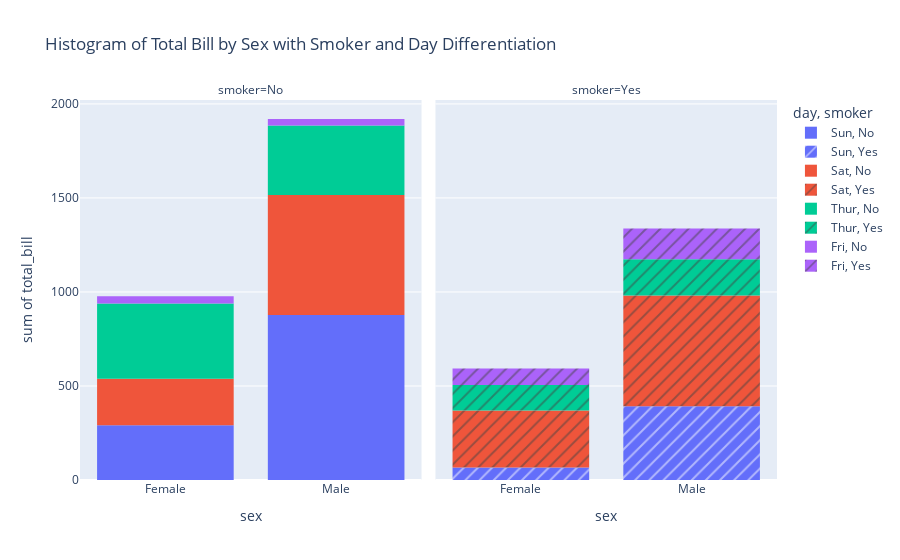

The code cell stored with this chart in its notebook:
### Code cell
import plotly.express as px

# Load the tips dataset from Plotly Express
tips_data = px.data.tips()

# Create a histogram using Plotly Express
fig = px.histogram(
    tips_data,
    x="sex",
    y="total_bill",
    color="day",
    facet_col="smoker",
    title="Histogram of Total Bill by Sex with Smoker and Day Differentiation",
    pattern_shape="smoker"
)

# Show the plot
fig.show()

### Figure 1 — Plotly figure (JSON) as saved in the notebook; plotly's stock layout.template omitted (floating-point values rounded to 4 significant figures)
{"data": [{"alignmentgroup": "True", "bingroup": "x", "histfunc": "sum", "hovertemplate": "day=Sun<br>smoker=No<br>sex=%{x}<br>sum of total_bill=%{y}<extra></extra>", "legendgroup": "Sun, No", "marker": {"color": "#636efa", "pattern": {"shape": ""}}, "name": "Sun, No", "offsetgroup": "Sun, No", "orientation": "v", "showlegend": true, "type": "histogram", "x": ["Female", "Male", "Male", "Male", "Female", "Male", "Male", "Male", "Male", "Male", "Male", "Female", "Male", "Male", "Female", "Male", "Female", "Male", "Female", "Male", "Male", "Male", "Male", "Male", "Male", "Male", "Male", "Male", "Male", "Female", "Female", "Male", "Male", "Male", "Male", "Male", "Female", "Female", "Male", "Male", "Male", "Male", "Male", "Male", "Female", "Male", "Female", "Female", "Male", "Male", "Male", "Female", "Male", "Male", "Male", "Male", "Male"], "xaxis": "x", "y": [16.99, 10.34, 21.01, 23.68, 24.59, 25.29, 8.77, 26.88, 15.04, 14.78, 10.27, 35.26, 15.42, 18.43, 14.83, 21.58, 10.33, 16.29, 16.97, 17.46, 13.94, 9.68, 30.4, 18.29, 22.23, 32.4, 28.55, 18.04, 12.54, 10.29, 34.81, 9.94, 25.56, 19.49, 38.07, 23.95, 25.71, 17.31, 29.93, 14.07, 13.13, 17.26, 24.55, 19.77, 29.85, 48.17, 25, 13.39, 16.49, 21.5, 12.66, 16.21, 13.81, 24.52, 20.76, 31.71, 20.69], "yaxis": "y"}, {"alignmentgroup": "True", "bingroup": "x", "histfunc": "sum", "hovertemplate": "day=Sun<br>smoker=Yes<br>sex=%{x}<br>sum of total_bill=%{y}<extra></extra>", "legendgroup": "Sun, Yes", "marker": {"color": "#636efa", "pattern": {"shape": "/"}}, "name": "Sun, Yes", "offsetgroup": "Sun, Yes", "orientation": "v", "showlegend": true, "type": "histogram", "x": ["Female", "Male", "Male", "Male", "Male", "Male", "Male", "Female", "Male", "Male", "Male", "Male", "Male", "Male", "Female", "Male", "Female", "Male", "Male"], "xaxis": "x2", "y": [17.51, 7.25, 31.85, 16.82, 32.9, 17.89, 14.48, 9.6, 34.63, 34.65, 23.33, 45.35, 23.17, 40.55, 20.9, 30.46, 18.15, 23.1, 15.69], "yaxis": "y2"}, {"alignmentgroup": "True", "bingroup": "x", "histfunc": "sum", "hovertemplate": "day=Sat<br>smoker=No<br>sex=%{x}<br>sum of total_bill=%{y}<extra></extra>", "legendgroup": "Sat, No", "marker": {"color": "#EF553B", "pattern": {"shape": ""}}, "name": "Sat, No", "offsetgroup": "Sat, No", "orientation": "v", "showlegend": true, "type": "histogram", "x": ["Male", "Male", "Female", "Female", "Male", "Male", "Male", "Male", "Male", "Male", "Female", "Male", "Male", "Female", "Female", "Male", "Male", "Male", "Female", "Male", "Male", "Male", "Female", "Male", "Male", "Male", "Female", "Male", "Male", "Female", "Female", "Male", "Female", "Male", "Male", "Female", "Male", "Male", "Male", "Male", "Male", "Male", "Female", "Male", "Male"], "xaxis": "x", "y": [20.65, 17.92, 20.29, 15.77, 39.42, 19.82, 17.81, 13.37, 12.69, 21.7, 19.65, 9.55, 18.35, 15.06, 20.69, 17.78, 24.06, 16.31, 16.93, 18.69, 31.27, 16.04, 26.41, 48.27, 17.59, 20.08, 16.45, 20.23, 12.02, 17.07, 14.73, 10.51, 20.92, 18.24, 14, 7.25, 48.33, 20.45, 13.28, 11.61, 10.77, 10.07, 35.83, 29.03, 17.82], "yaxis": "y"}, {"alignmentgroup": "True", "bingroup": "x", "histfunc": "sum", "hovertemplate": "day=Sat<br>smoker=Yes<br>sex=%{x}<br>sum of total_bill=%{y}<extra></extra>", "legendgroup": "Sat, Yes", "marker": {"color": "#EF553B", "pattern": {"shape": "/"}}, "name": "Sat, Yes", "offsetgroup": "Sat, Yes", "orientation": "v", "showlegend": true, "type": "histogram", "x": ["Male", "Male", "Male", "Male", "Male", "Male", "Female", "Male", "Female", "Female", "Male", "Female", "Female", "Male", "Male", "Male", "Female", "Female", "Female", "Male", "Male", "Male", "Male", "Male", "Female", "Male", "Male", "Female", "Female", "Female", "Male", "Male", "Male", "Female", "Female", "Male", "Male", "Male", "Male", "Male", "Female", "Male"], "xaxis": "x2", "y": [38.01, 11.24, 20.29, 13.81, 11.02, 18.29, 3.07, 15.01, 26.86, 25.28, 17.92, 44.3, 22.42, 15.36, 20.49, 25.21, 14.31, 10.59, 10.63, 50.81, 15.81, 26.59, 38.73, 24.27, 12.76, 30.06, 25.89, 13.27, 28.17, 12.9, 28.15, 11.59, 7.74, 30.14, 22.12, 24.01, 15.69, 15.53, 12.6, 32.83, 27.18, 22.67], "yaxis": "y2"}, {"alignmentgroup": "True", "bingroup": "x", "histfunc": "sum", "hovertemplate": "day=Thur<br>smoker=No<br>sex=%{x}<br>sum of total_bill=%{y}<extra></extra>", "legendgroup": "Thur, No", "marker": {"color": "#00cc96", "pattern": {"shape": ""}}, "name": "Thur, No", "offsetgroup": "Thur, No", "orientation": "v", "showlegend": true, "type": "histogram", "x": ["Male", "Male", "Male", "Male", "Female", "Male", "Female", "Male", "Male", "Male", "Male", "Female", "Female", "Female", "Male", "Female", "Male", "Male", "Female", "Female", "Male", "Female", "Female", "Male", "Male", "Female", "Female", "Female", "Female", "Female", "Female", "Female", "Female", "Female", "Male", "Male", "Female", "Female", "Female", "Female", "Female", "Male", "Male", "Male", "Female"], "xaxis": "x", "y": [27.2, 22.76, 17.29, 16.66, 10.07, 15.98, 34.83, 13.03, 18.28, 24.71, 21.16, 10.65, 12.43, 24.08, 11.69, 13.42, 14.26, 15.95, 12.48, 29.8, 8.52, 14.52, 11.38, 22.82, 19.08, 20.27, 11.17, 12.26, 18.26, 8.51, 10.33, 14.15, 13.16, 17.47, 34.3, 41.19, 27.05, 16.43, 8.35, 18.64, 11.87, 9.78, 7.51, 7.56, 18.78], "yaxis": "y"}, {"alignmentgroup": "True", "bingroup": "x", "histfunc": "sum", "hovertemplate": "day=Thur<br>smoker=Yes<br>sex=%{x}<br>sum of total_bill=%{y}<extra></extra>", "legendgroup": "Thur, Yes", "marker": {"color": "#00cc96", "pattern": {"shape": "/"}}, "name": "Thur, Yes", "offsetgroup": "Thur, Yes", "orientation": "v", "showlegend": true, "type": "histogram", "x": ["Male", "Male", "Male", "Female", "Male", "Male", "Male", "Male", "Female", "Female", "Male", "Male", "Female", "Female", "Female", "Male", "Female"], "xaxis": "x2", "y": [19.44, 32.68, 16, 19.81, 28.44, 15.48, 16.58, 10.34, 43.11, 13, 13.51, 18.71, 12.74, 13, 16.4, 20.53, 16.47], "yaxis": "y2"}, {"alignmentgroup": "True", "bingroup": "x", "histfunc": "sum", "hovertemplate": "day=Fri<br>smoker=No<br>sex=%{x}<br>sum of total_bill=%{y}<extra></extra>", "legendgroup": "Fri, No", "marker": {"color": "#ab63fa", "pattern": {"shape": ""}}, "name": "Fri, No", "offsetgroup": "Fri, No", "orientation": "v", "showlegend": true, "type": "histogram", "x": ["Male", "Female", "Male", "Female"], "xaxis": "x", "y": [22.49, 22.75, 12.46, 15.98], "yaxis": "y"}, {"alignmentgroup": "True", "bingroup": "x", "histfunc": "sum", "hovertemplate": "day=Fri<br>smoker=Yes<br>sex=%{x}<br>sum of total_bill=%{y}<extra></extra>", "legendgroup": "Fri, Yes", "marker": {"color": "#ab63fa", "pattern": {"shape": "/"}}, "name": "Fri, Yes", "offsetgroup": "Fri, Yes", "orientation": "v", "showlegend": true, "type": "histogram", "x": ["Male", "Female", "Female", "Male", "Male", "Male", "Male", "Female", "Female", "Male", "Female", "Male", "Male", "Female", "Female"], "xaxis": "x2", "y": [28.97, 5.75, 16.32, 40.17, 27.28, 12.03, 21.01, 11.35, 15.38, 12.16, 13.42, 8.58, 13.42, 16.27, 10.09], "yaxis": "y2"}], "layout": {"annotations": [{"font": {}, "showarrow": false, "text": "smoker=No", "x": 0.245, "xanchor": "center", "xref": "paper", "y": 1, "yanchor": "bottom", "yref": "paper"}, {"font": {}, "showarrow": false, "text": "smoker=Yes", "x": 0.755, "xanchor": "center", "xref": "paper", "y": 1, "yanchor": "bottom", "yref": "paper"}], "autosize": true, "barmode": "relative", "legend": {"title": {"text": "day, smoker"}, "tracegroupgap": 0}, "title": {"text": "Histogram of Total Bill by Sex with Smoker and Day Differentiation"}, "xaxis": {"anchor": "y", "autorange": true, "domain": [0, 0.49], "range": [-0.5, 1.5], "title": {"text": "sex"}, "type": "category"}, "xaxis2": {"anchor": "y2", "autorange": true, "domain": [0.51, 1], "matches": "x", "range": [-0.5, 1.5], "title": {"text": "sex"}, "type": "category"}, "yaxis": {"anchor": "x", "autorange": true, "domain": [0, 1], "range": [0, 2021.0], "title": {"text": "sum of total_bill"}, "type": "linear"}, "yaxis2": {"anchor": "x2", "autorange": true, "domain": [0, 1], "matches": "y", "range": [0, 2021.0], "showticklabels": false, "type": "linear"}}}
